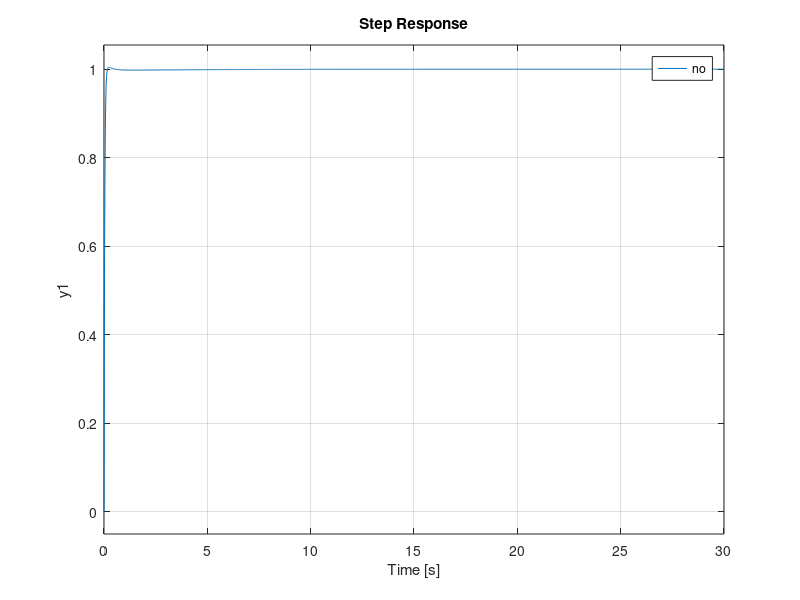

This figure's MATLAB source:
%Design a pid controller
%G=1/(s^2+3*s+1)
num=[1];
den=[1 3 1];
G=tf(num,den);
H=1;
T=feedback(G,H);
step(T);
hold on
%%
Kp=10;
Ki=0;
Kd=0;

C=pid(Kp,Ki,Kd);
T=feedback(G*C,H);
step(T);

%%
Kp=10;
Ki=0;
Kd=30;

C=pid(Kp,Ki,Kd);
T=feedback(G*C,H);
step(T);
%%
Kp=100;
Ki=23;
Kd=30;

C=pid(Kp,Ki,Kd);
T=feedback(G*C,H);
step(T);

legend('no','kp=10 ki=0 kd=0','kp=10 ki=0 kd=30','kp=100 ki=23 kd=30');